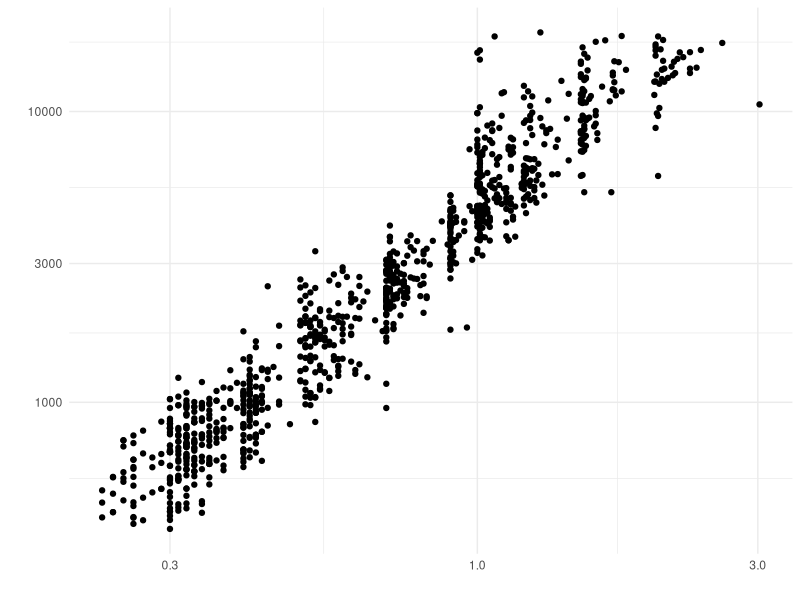
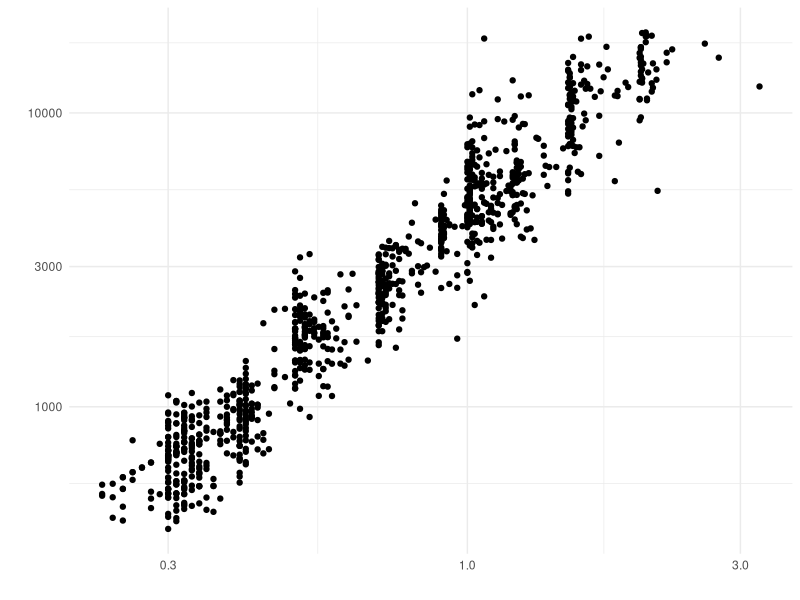

Write R code to recreate these figures, in order.
## ---- chunk 1
library(tidyverse)
## ---- chunk 2
## NOTE: No need to edit; just run and inspect
diamonds %>%
  slice_sample(n = 1000) %>%

  ggplot(aes(carat, price)) +
  geom_point() +

  scale_x_log10() +
  scale_y_log10() +
  theme_minimal() +
  labs(x = "", y = "")
## ---- chunk 3
## NOTE: No need to edit; just run and inspect
diamonds %>%
  slice_sample(n = 1000) %>%

  ggplot(aes(carat, price)) +
  geom_point() +

  scale_x_log10() +
  scale_y_log10() +
  theme_minimal() +
  labs(x = "", y = "")
